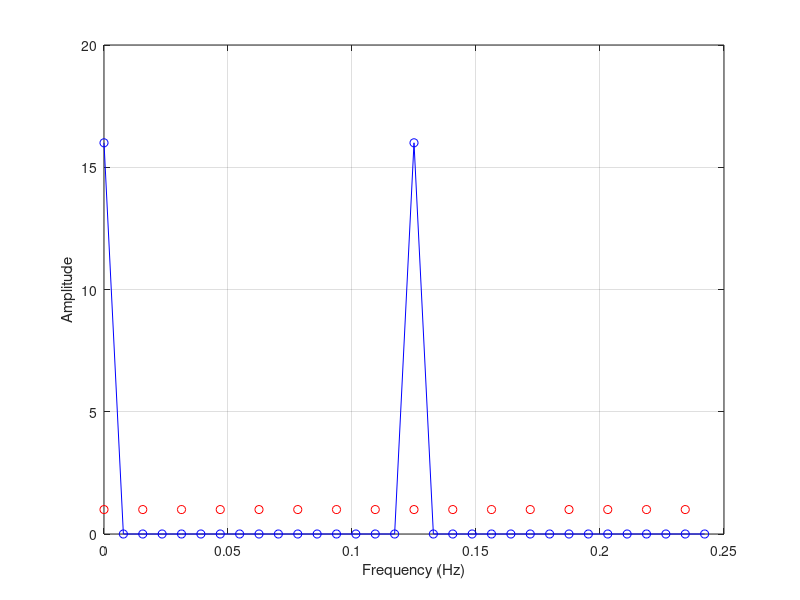
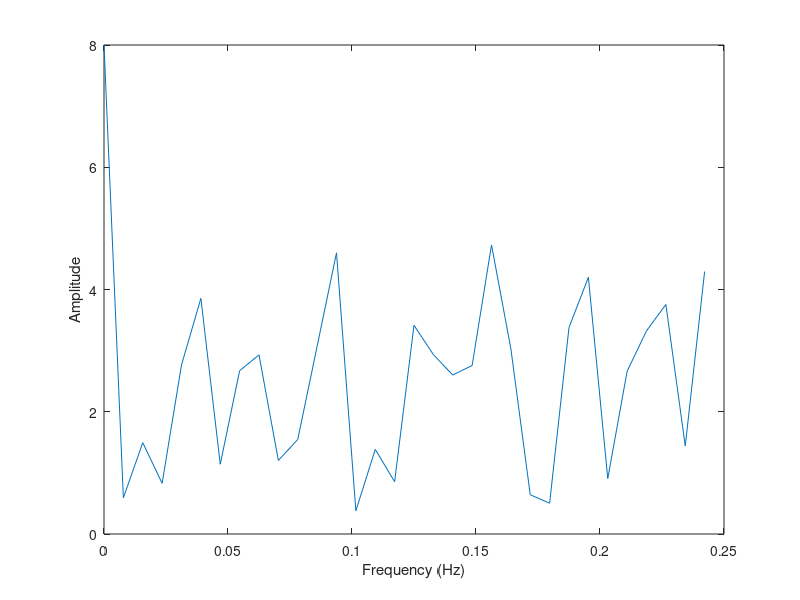

Source code (MATLAB) for these figures, in order:
%% Event-related analysis for even and jittered stimuli

% 
% Background:
%   The student must understand that estimating the HRF is the same as
%   measuring the response at a set of different temporal frequencies.  We
%   get one estimate of the HRF from knowing the amplitude and phase of the
%   response to each temporal frequency.  If we do not use a particular
%   frequency in the input signal, then we will not be able to estimate
%   that frequency component of the HRF.
%
% Purpose:
%  Analyze what we might expect to measure about the kernel of a linear
%  system when we use evenly spaced events.
%
% Main Points:
%    1.  When the input events are evenly spaced, the input signal 
%    temporal energy is confined to a small number of frequency bands.  Hence,
%    the measured response is only an estimate of the properties of the HRF
%    at those (small number of) frequency bands.  We do not get information
%    about the HRF properties at other temporal frequencies -- because we
%    do not measure at those frequencies.
%
%    2.  When we randomly jitter the input signals, we get stimulus energy
%    at other input frequencies.  So, we can learn something about the HRF
%    properties at those frequencies.
%
%    3.  Finally, we must ask about the effect of the input signal energy
%    that is higher than the Nyquist sampling rate of the measured
%    response.  What happens to that energy?  This is still TODO.

% Even spacing of the inputs
%
% Suppose we have N sec in the input stimulus, and we keep time every second.
% Further, suppose we place events at delta intervals
N = 128; delta = 8;
% N = 128; delta = 32;

% The input series looks like
Stimulus = zeros(1,N);
e = 1:delta:128;
Stimulus(e) = 1;

figure; plot(Stimulus,'-o'); grid on;

% Now, consider the Fourier Transform of this input series
%
StimulusFFT = abs(fft(Stimulus));
Frequency = [0:(N-1)]*(1/N);

% Now, consider the response.  Suppose it is sampled with a TR of 2 sec.
% Then, the maximum temporal response frequency (Hz) we can estimate is 
TR = 2;  maxFreq = 1 / (2*TR);

% The most we can hope to learn about is at frequencies defined by the TR,
responseFrequencies = [0:TR:(N-1)]*(1/N);

% Consider the stimulus frequencies below this level
figure(1)
fList = (Frequency < maxFreq);
plot(Frequency(fList),StimulusFFT(fList),'bo-');
hold on
fList = (responseFrequencies < maxFreq);
plot(responseFrequencies(fList),1,'ro')
hold off


xlabel('Frequency (Hz)');
ylabel('Amplitude');
grid on

% With this choice of (typical) parameters, we see that our effective input
% is restricted to energy at three stimulus frequencies (plus DC).  The
% estimate we obtain of the response function must be a weighted sum of the
% energy at these three temporal frequencies.

% Either think, or experiment, to understand what will happen when you
% change delta to a slower or faster sampling rate.

%%%%%%%%%%%%%%%%%%%%%%%%%%%%Jitter the events
N = 128; delta = 16;
% N = 128; delta = 32;

% The input series looks like
Stimulus = zeros(1,128);
nEvents = round(N/delta);
e = round(rand(1,nEvents)*N);
Stimulus(e) = 1;

figure; plot(Stimulus); grid on;

% Now, consider the Fourier Transform of this input series
%
StimulusFFT = abs(fft(Stimulus));
Frequency = 0:(1/128):(length(StimulusFFT)-1);

% Now, consider the response.  Suppose it is sampled with a TR of 2 sec.
% Then, the maximum temporal response frequency (Hz) we can estimate is 
TR = 2;  maxFreq = 1 / (2*TR);

% Consider the stimulus frequencies below this level
fList = (Frequency < maxFreq);
plot(Frequency(fList),StimulusFFT(fList))
xlabel('Frequency (Hz)');
ylabel('Amplitude');

% With this choice of (typical) parameters, we see that the effective input
% has energy at a broader range of temporal frequencies (plus DC).  The
% estimate we obtain of the response function must be a weighted sum of the
% these.  The amplitude at each of the frequencies, however,  is lower than
% the amplitude at the frequencies when we place the samples evenly in
% time.
